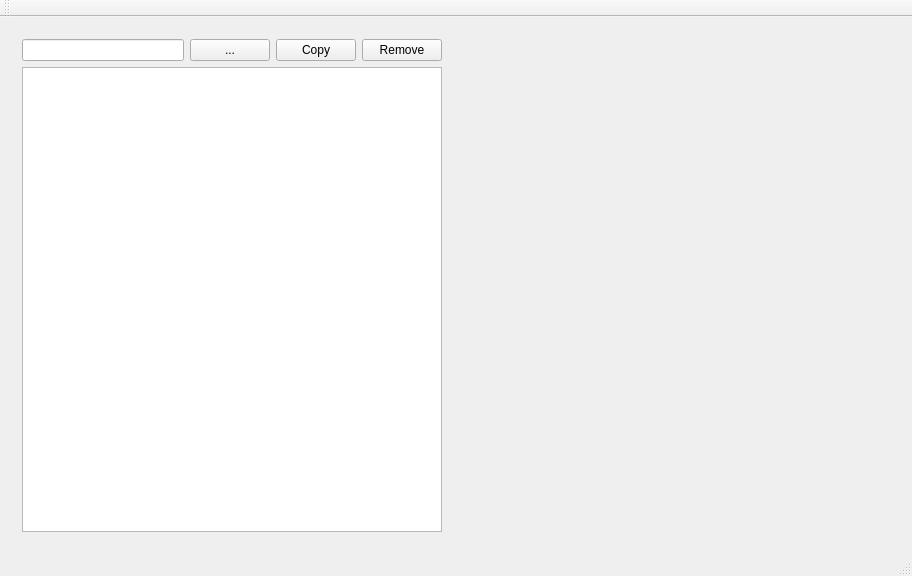
<?xml version="1.0" encoding="UTF-8"?>
<ui version="4.0">
 <class>MainWindow</class>
 <widget class="QMainWindow" name="MainWindow">
  <property name="geometry">
   <rect>
    <x>0</x>
    <y>0</y>
    <width>912</width>
    <height>576</height>
   </rect>
  </property>
  <property name="windowTitle">
   <string>MainWindow</string>
  </property>
  <widget class="QWidget" name="centralWidget">
   <layout class="QHBoxLayout" name="horizontalLayout">
    <item>
     <widget class="QWidget" name="widget" native="true">
      <property name="sizePolicy">
       <sizepolicy hsizetype="Preferred" vsizetype="Preferred">
        <horstretch>1</horstretch>
        <verstretch>0</verstretch>
       </sizepolicy>
      </property>
      <layout class="QVBoxLayout" name="verticalLayout">
       <item>
        <layout class="QHBoxLayout" name="horizontalLayout_2">
         <item>
          <widget class="QLineEdit" name="lineEdit">
           <property name="sizePolicy">
            <sizepolicy hsizetype="Minimum" vsizetype="Fixed">
             <horstretch>1</horstretch>
             <verstretch>0</verstretch>
            </sizepolicy>
           </property>
          </widget>
         </item>
         <item>
          <widget class="QPushButton" name="pushButton">
           <property name="sizePolicy">
            <sizepolicy hsizetype="Maximum" vsizetype="Fixed">
             <horstretch>0</horstretch>
             <verstretch>0</verstretch>
            </sizepolicy>
           </property>
           <property name="text">
            <string>...</string>
           </property>
          </widget>
         </item>
         <item>
          <widget class="QPushButton" name="pushButton_2">
           <property name="text">
            <string>Copy</string>
           </property>
          </widget>
         </item>
         <item>
          <widget class="QPushButton" name="pushButton_3">
           <property name="text">
            <string>Remove</string>
           </property>
          </widget>
         </item>
        </layout>
       </item>
       <item>
        <widget class="QTreeView" name="treeView"/>
       </item>
      </layout>
     </widget>
    </item>
    <item>
     <widget class="QLabel" name="label">
      <property name="sizePolicy">
       <sizepolicy hsizetype="Preferred" vsizetype="Preferred">
        <horstretch>1</horstretch>
        <verstretch>0</verstretch>
       </sizepolicy>
      </property>
      <property name="text">
       <string/>
      </property>
     </widget>
    </item>
   </layout>
  </widget>
  <widget class="QMenuBar" name="menuBar">
   <property name="geometry">
    <rect>
     <x>0</x>
     <y>0</y>
     <width>912</width>
     <height>21</height>
    </rect>
   </property>
  </widget>
  <widget class="QToolBar" name="mainToolBar">
   <attribute name="toolBarArea">
    <enum>TopToolBarArea</enum>
   </attribute>
   <attribute name="toolBarBreak">
    <bool>false</bool>
   </attribute>
  </widget>
  <widget class="QStatusBar" name="statusBar"/>
 </widget>
 <layoutdefault spacing="6" margin="11"/>
 <resources/>
 <connections/>
</ui>
